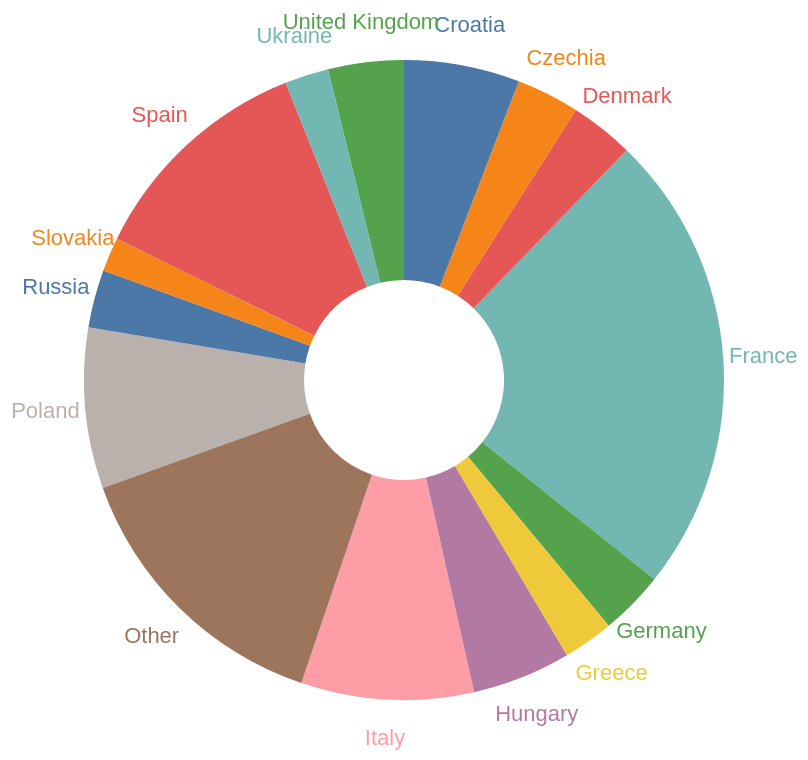

Specify this chart in Vega-Lite:
### Vega-Lite specification from a JSON file in a GitHub repository (floating-point values rounded to 4 significant figures)
{"$schema": "https://vega.github.io/schema/vega-lite/v4.json", "description": "A simple radial chart with embedded data.", "data": {"name": "table", "values": [{"country": "France", "value": 197988000}, {"country": "Spain", "value": 98706350}, {"country": "Italy", "value": 73570000.0}, {"country": "Poland", "value": 68472600}, {"country": "Croatia", "value": 49382150}, {"country": "Hungary", "value": 42129100}, {"country": "United Kingdom", "value": 32233250}, {"country": "Denmark", "value": 27220000.0}, {"country": "Germany", "value": 27428400}, {"country": "Czechia", "value": 26810000.0}, {"country": "Russia", "value": 24676600}, {"country": "Greece", "value": 21517500}, {"country": "Ukraine", "value": 18684100}, {"country": "Slovakia", "value": 14526000}, {"country": "Other", "value": 121000000.0}]}, "layer": [{"mark": {"type": "arc", "innerRadius": 50, "outerRadius": 160}, "encoding": {"tooltip": [{"field": "country", "type": "nominal", "title": "Country Name"}, {"field": "value", "type": "quantitative", "title": "Avg. Number of Tourists"}]}}, {"mark": {"type": "text", "radius": 180}, "encoding": {"text": {"field": "country", "type": "nominal"}}}], "encoding": {"theta": {"field": "value", "type": "quantitative", "stack": true}, "color": {"field": "country", "type": "nominal", "legend": null}}, "view": {"stroke": null}}
